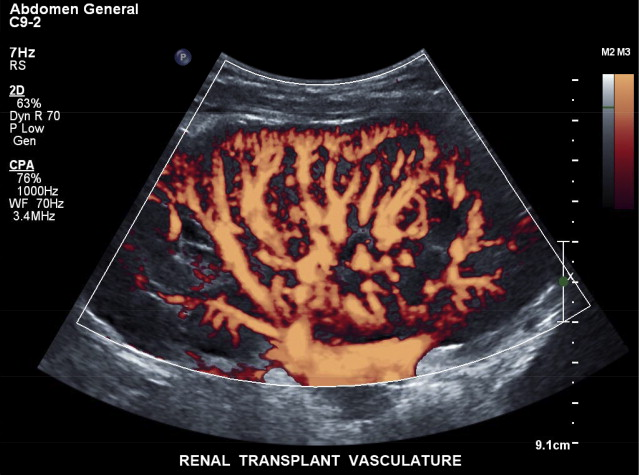
%> input picture PowerDopplerTest.jpg, 639 x 475 px
$ octave Perfusion.m   (GNU Octave 9; MATLAB toolbox functions it lacks are replaced by stand-ins)
%> lines starting %> are read from the running program, lines starting %| are printed output that depends on the picture; in (x1, y1, x2, y2) boxes, pixels count from 0 and x2, y2 are one past the last pixel; in counts of white or black regions, pixels touching at a corner belong together; the program's own positions count from 1
%Perfusion code translated from Python into MATLAB code
%% Image reading
image = imread('PowerDopplerTest.jpg');
%> image is the input picture: size 475x639x3 uint8; mean R, G, B 52.8, 40.3, 39.9
figure(1)
(imshow(image));
figure(2)
gImage = rgb2gray(image);
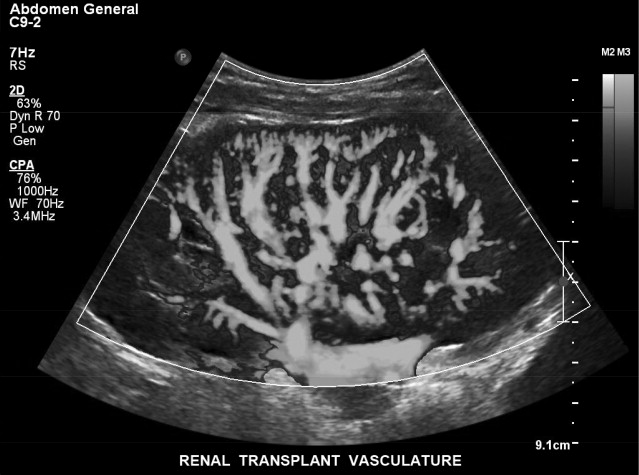
%> gImage: size 475x639 uint8; min 0, max 255, mean 44
imshow(gImage);
%% Edge Detection
figure(3)
BW = edge(gImage,'Canny');
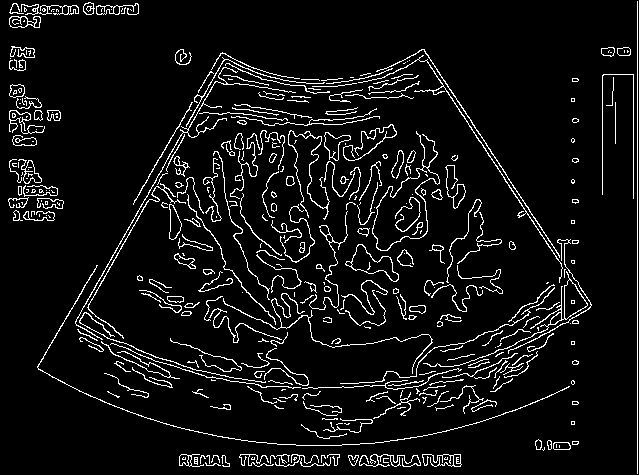
%> BW: size 475x639 logical; 6.9% white in thin lines or dots
imshow(BW);

%% Red detection
figure(4)
% Make mask using R channel
BW1 = imbinarize(image(:,:,1));
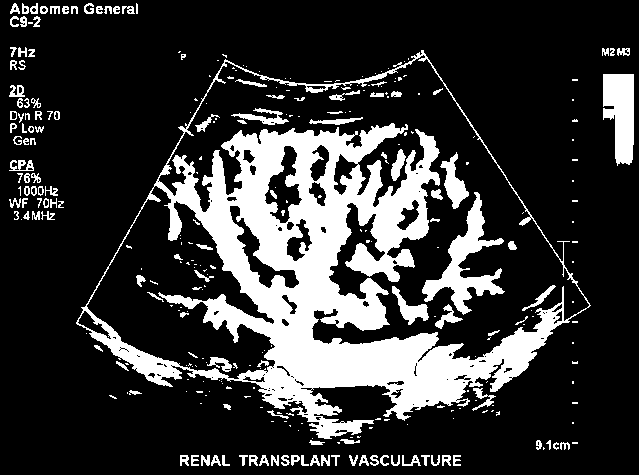
%> BW1: size 475x639 logical; 21.3% white; 304 white regions (170 under 20 px), largest, box (x1, y1, x2, y2) and area: (76, 50, 591, 439) 50362, (422, 192, 505, 315) 2933, (603, 74, 634, 166) 2179
% Remove all colors exept red
I2 = image;
I2(repmat(~BW1,1,1,3)) = 255;
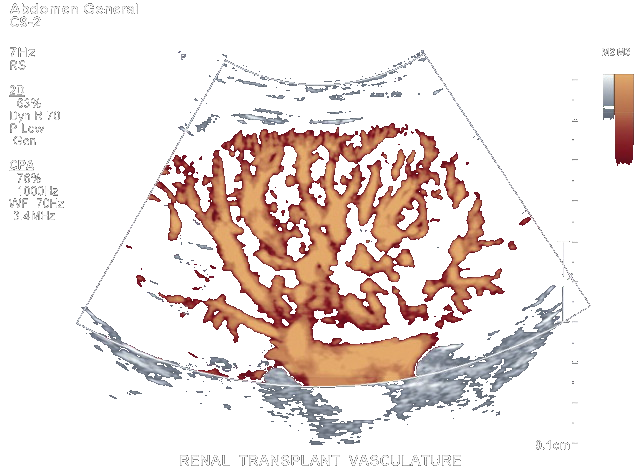
%> I2: size 475x639x3 uint8; mean R, G, B 237, 226.7, 223
% Show the result
imshowpair(image,I2,'montage')
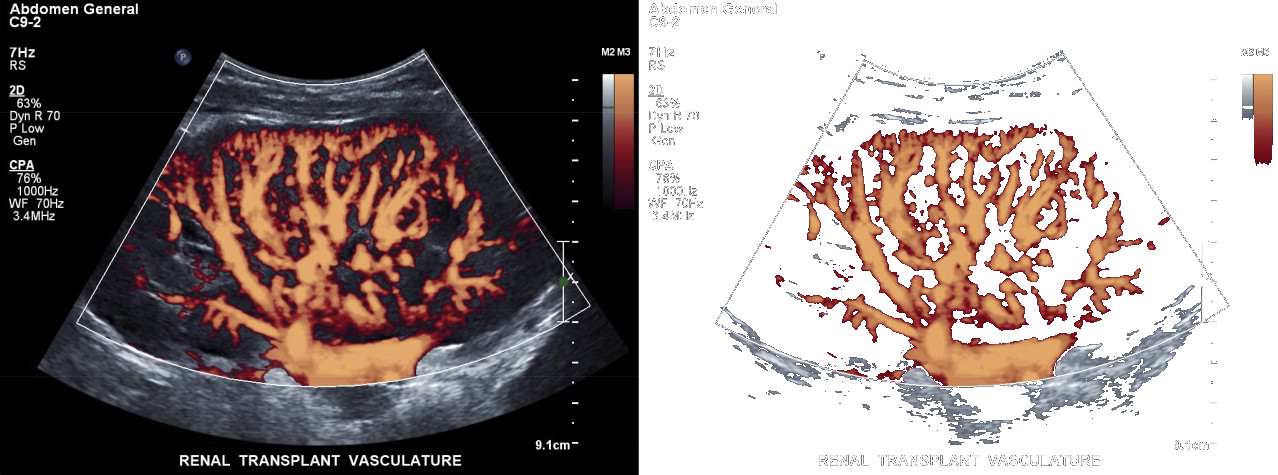
%> displayed picture: size 475x1278x3, on the screen's scale of 0 to 255; mean R, G, B 144.7, 133.1, 131.1

$ run again, with Test_Easy.jpg copied over PowerDopplerTest.jpg
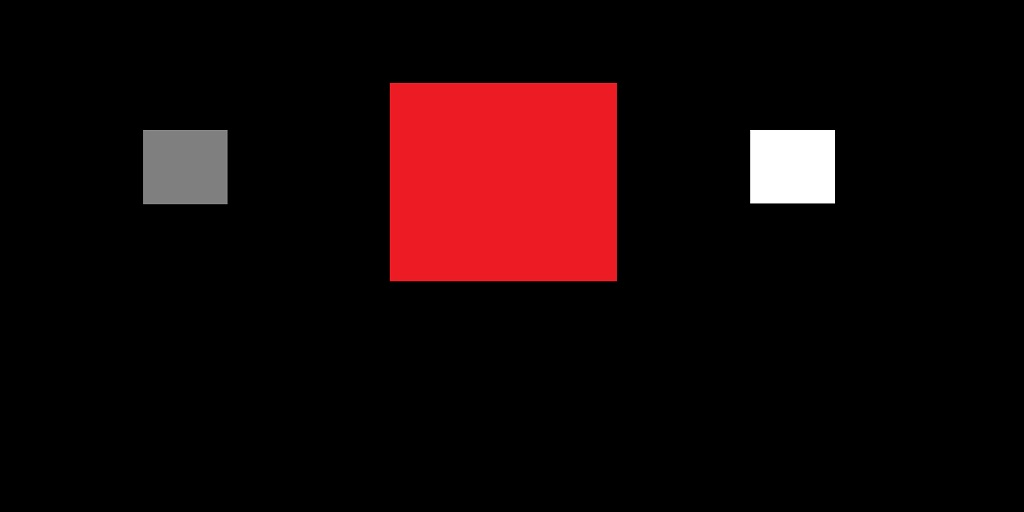
%> input picture Test_Easy.jpg, 1024 x 512 px
%> image is the input picture: size 512x1024x3 uint8; mean R, G, B 24.9, 6.9, 7.7
%> `BW = edge(gImage,'Canny');`:
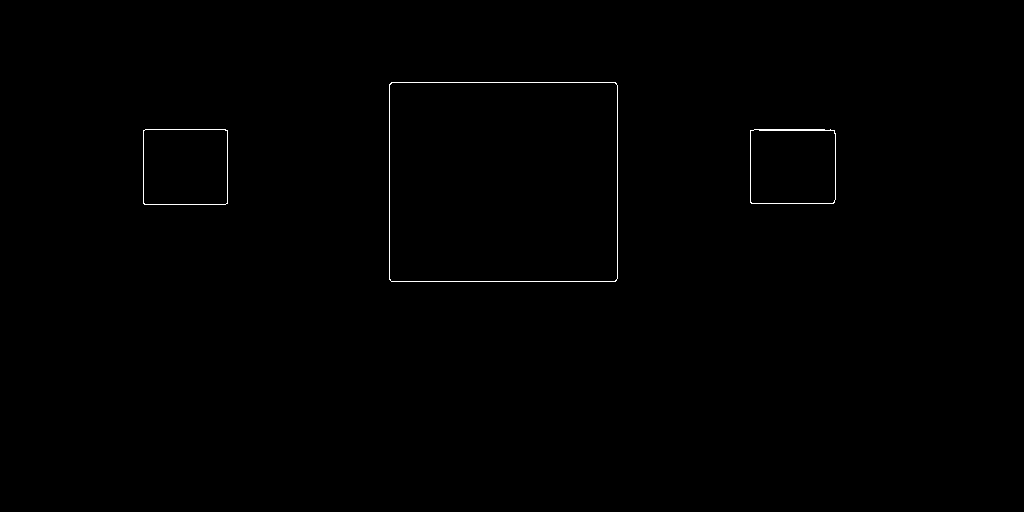
%> BW: size 512x1024 logical; 0.3% white in thin lines or dots, all inside (x1, y1, x2, y2) = (143, 82, 836, 282)
%> BW1: size 512x1024 logical; 11% white; 3 white regions, box (x1, y1, x2, y2) and area: (390, 83, 617, 281) 44946, (750, 130, 835, 204) 6289, (143, 130, 227, 204) 6216
%> `imshowpair(image,I2,'montage')`:
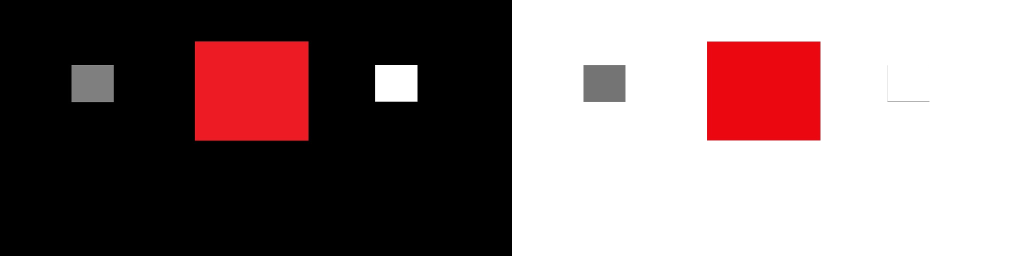
%> displayed picture: size 512x2048x3, on the screen's scale of 0 to 255 (shown at 1/2 size); mean R, G, B 138.2, 119.5, 120.3
